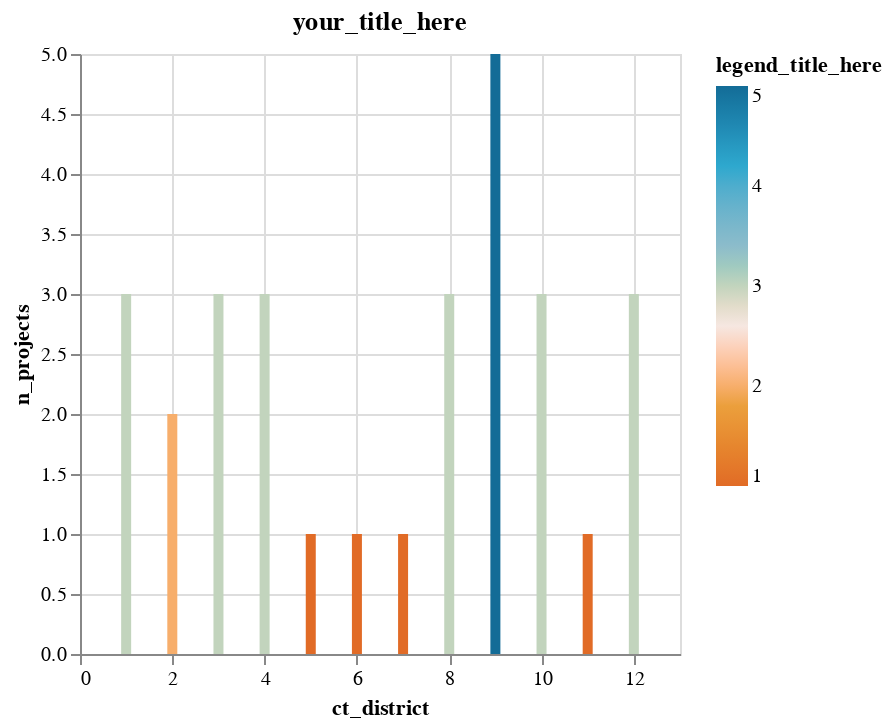

Notebook code for this chart:
### Code cell
alt.Chart(agg1, title="your_title_here").mark_bar().encode(
    x="ct_district",
    y="n_projects",
    color=alt.Color(
        "n_projects",  # This is the column you want the color of your bar to be based on
        title="legend_title_here",  # This is the legend of your title
        scale=alt.Scale(
            range=calitp_color_palette.CALITP_DIVERGING_COLORS
        ),  # This is where you can customize the colors,
    ),
)

### Figure 1 — Vega-Lite specification as saved in the notebook (floating-point values rounded to 4 significant figures)
{"config": {"view": {"continuousWidth": 300, "continuousHeight": 300}}, "data": {"name": "data-36dd6e62d4eefa6e4bea196037c44f92"}, "mark": {"type": "bar"}, "encoding": {"color": {"field": "n_projects", "scale": {"range": ["#E16B26", "#EB9F3C", "#f6e7e1", "#8CBCCB", "#2EA8CE", "#136C97"]}, "title": "legend_title_here", "type": "quantitative"}, "x": {"field": "ct_district", "type": "quantitative"}, "y": {"field": "n_projects", "type": "quantitative"}}, "title": "your_title_here", "$schema": "https://vega.github.io/schema/vega-lite/v5.14.1.json", "datasets": {"data-36dd6e62d4eefa6e4bea196037c44f92": [{"ct_district": 1, "median_score": 69.0, "min_score": 68, "max_score": 81, "n_projects": 3}, {"ct_district": 2, "median_score": 60.5, "min_score": 55, "max_score": 66, "n_projects": 2}, {"ct_district": 3, "median_score": 72.0, "min_score": 68, "max_score": 74, "n_projects": 3}, {"ct_district": 4, "median_score": 69.0, "min_score": 63, "max_score": 83, "n_projects": 3}, {"ct_district": 5, "median_score": 73.0, "min_score": 73, "max_score": 73, "n_projects": 1}, {"ct_district": 6, "median_score": 64.0, "min_score": 64, "max_score": 64, "n_projects": 1}, {"ct_district": 7, "median_score": 78.0, "min_score": 78, "max_score": 78, "n_projects": 1}, {"ct_district": 8, "median_score": 82.0, "min_score": 80, "max_score": 89, "n_projects": 3}, {"ct_district": 9, "median_score": 74.0, "min_score": 65, "max_score": 81, "n_projects": 5}, {"ct_district": 10, "median_score": 72.0, "min_score": 68, "max_score": 76, "n_projects": 3}, {"ct_district": 11, "median_score": 80.0, "min_score": 80, "max_score": 80, "n_projects": 1}, {"ct_district": 12, "median_score": 75.0, "min_score": 58, "max_score": 79, "n_projects": 3}]}}
